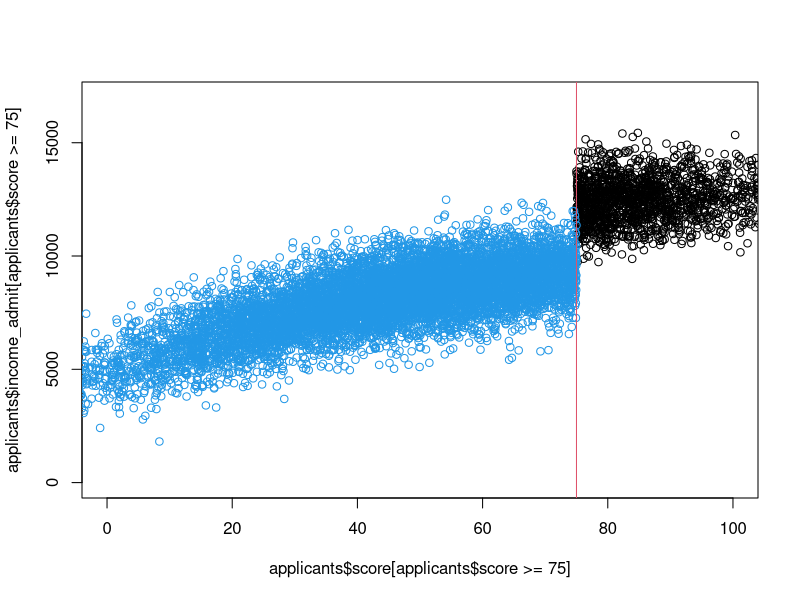

Here is the R script that generated this plot:
## ---- chunk 1
applicants <- matrix()

applicants$score <- rnorm(10000, 50, sd = 25)
applicants$income_non_admit <- 10000/(1+2.718281828459^(-0.035*applicants$score)) + rnorm(10000, 0, 1000)
applicants$income_admit <- 3000 + 10000/(1+2.718281828459^(-.035*applicants$score)) + rnorm(10000, 0, 1000)
plot(applicants$score[applicants$score >= 75], applicants$income_admit[applicants$score >= 75], ylim = c(0, 17000), xlim = c(0,100))
points(applicants$score[applicants$score < 75], applicants$income_non_admit[applicants$score < 75], col = 4)
#prev.fit <- lm(applicants$score[applicants$score < 75]~ applicants$income_non_admit[applicants$score < 75])
#abline(prev.fit)
abline(v=75, col = 2)

applicants$income <- ifelse(applicants$score >= 75, applicants$income_admit, applicants$income_non_admit)
## ---- chunk 2
data <- data.frame("score" <- applicants$score[applicants$score < 100 & applicants$score >0], "income after 30 years" <- applicants$income[applicants$score < 100 & applicants$score >0])
summary(data)
write.csv(data, file="data.csv")
